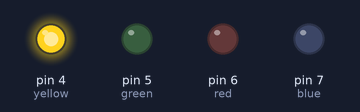
Recording of a sketch running on a simulated Arduino Uno, built with avr-gcc and run on an emulated ATmega328P. Parts: output pins drawn as LEDs (lit = HIGH).

Above: at 0.5 s.
At 1.5 s:
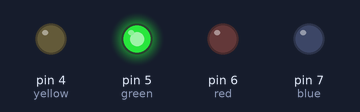
At 2.5 s:
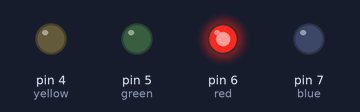
At 3.5 s:
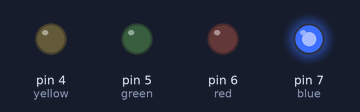
Timing chart, 0 to 5.2 s (numbered marks = the images above):
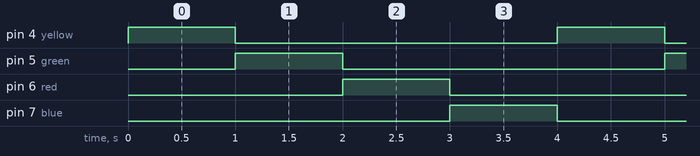

Measured:
- by itself, pin 4 (yellow), pin 5 (green), pin 6 (red), pin 7 (blue): alternates HIGH for 1.0 s and LOW for 3.0 s
- by itself, everything shown: repeats every 4.0 s, in 4 steps

The sketch:

q2.ino
```cpp
int yellow =4;
int green=5;
int red=6;
int blue=7;
void setup() {
  pinMode (yellow,OUTPUT);
  pinMode (green,OUTPUT);
  pinMode (red,OUTPUT);
  pinMode (blue,OUTPUT);


}

void loop() {
  digitalWrite (yellow,HIGH);
  digitalWrite (green,LOW);
  digitalWrite (red,LOW);
  digitalWrite (blue,LOW);
  delay(1000);
  digitalWrite (yellow,LOW);
 digitalWrite (green,HIGH);
  digitalWrite (red,LOW);
  digitalWrite (blue,LOW);
  delay(1000);

   digitalWrite (yellow,LOW);
 digitalWrite (green,LOW);
  digitalWrite (red,HIGH);
  digitalWrite (blue,LOW);
  delay(1000);
   digitalWrite (yellow,LOW);
 digitalWrite (green,LOW);
  digitalWrite (red,LOW);
  digitalWrite (blue,HIGH);
  delay(1000);
}
```
